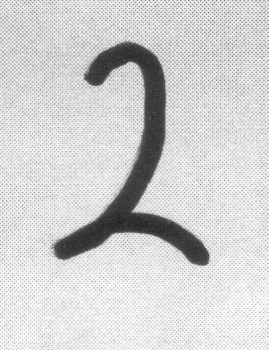
%> input picture MatlabDFT/origin_2.jpg, 269 x 350 px
$ octave --eval "result = img_preprocessing(imread('origin_2.jpg'));"   (GNU Octave 9; MATLAB toolbox functions it lacks are replaced by stand-ins)
%> lines starting %> are read from the running program, lines starting %| are printed output that depends on the picture; in (x1, y1, x2, y2) boxes, pixels count from 0 and x2, y2 are one past the last pixel; in counts of white or black regions, pixels touching at a corner belong together; the program's own positions count from 1
function newImg=img_preprocessing(Img)
%Turn the image into gray image
if size(Img,3) == 3
    Img=rgb2gray(Img);
end
%binarize the gray image
bwimg=imbinarize(Img, 'adaptive','ForegroundPolarity','dark','Sensitivity',0.4);
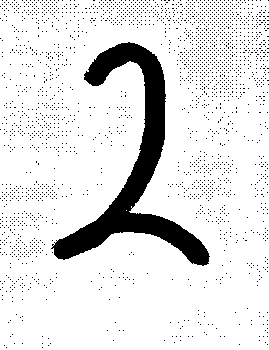
%> bwimg: size 350x269 logical; 88.7% white; 2316 black regions (2315 under 20 px), largest, box (x1, y1, x2, y2) and area: (51, 42, 210, 266) 8237
sizex=size(bwimg);
%> sizex = [350 269]
%inverse the black and white
for i=1:sizex(1)
    for j=1:sizex(2)
        if bwimg(i,j)==1
            bwimg(i,j)=0;
        elseif bwimg(i,j)==0
            bwimg(i,j)=1;
        end
    end
end
% remove noise
bwimg = medfilt2(bwimg);
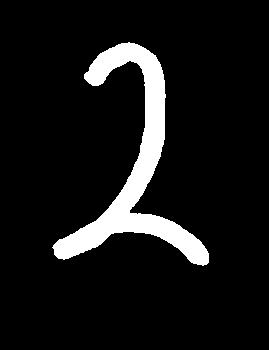
%> bwimg: size 350x269 logical; 8.7% white; 1 white region, box (x1, y1, x2, y2) and area: (52, 42, 209, 266) 8232
newImg=bwimg;
end

$ run again, on MatlabDFT/origin_c.jpg
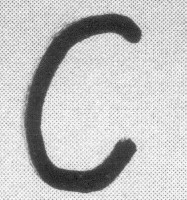
%> input picture MatlabDFT/origin_c.jpg, 187 x 200 px
%> in img_preprocessing, `bwimg=imbinarize(Img, 'adaptive','ForegroundPolarity','dark','Sensitiv..`:
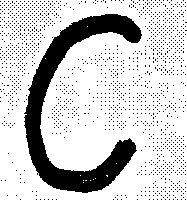
%> bwimg: size 200x187 logical; 80.1% white; 1435 black regions (1434 under 20 px), largest, box (x1, y1, x2, y2) and area: (24, 14, 142, 193) 5953
%> in img_preprocessing, `bwimg = medfilt2(bwimg);`:
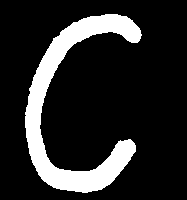
%> bwimg: size 200x187 logical; 16% white; 1 white region, box (x1, y1, x2, y2) and area: (25, 14, 142, 193) 5966
